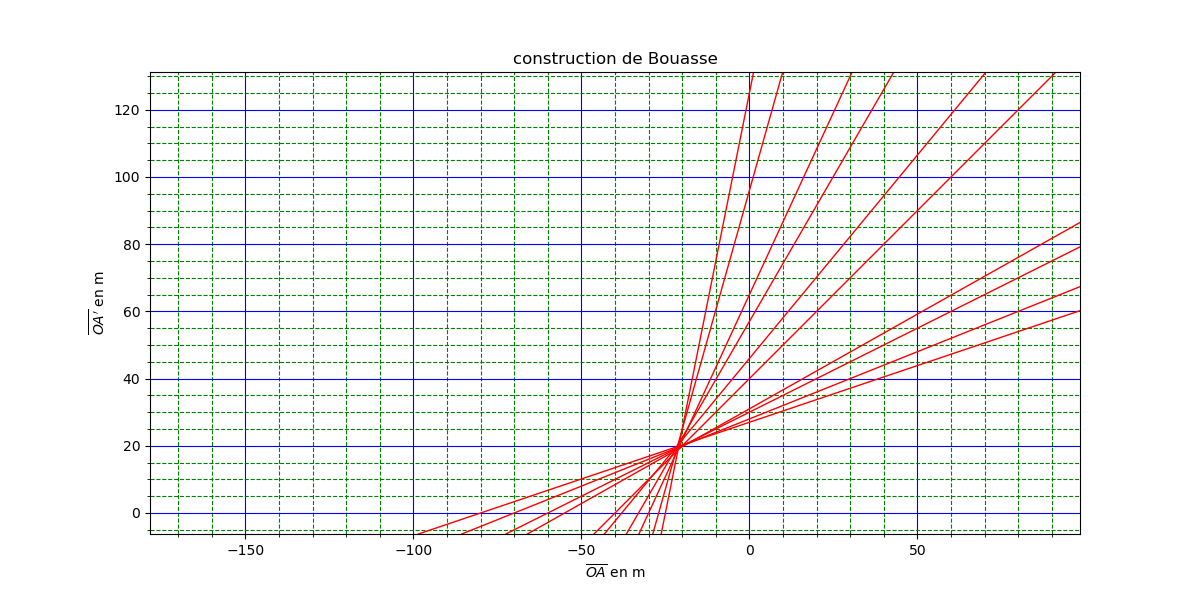

Write the Python code that produced this figure.
''' Programme développé pour réaliser la construction de Bouasse pour
    déterminer la valeur de la distance focale d'une lentille sphérique mince

    Leroy-Bury (2023)

    # les données à traiter OF et OF' sont disponibles dans un fichier au
    format csv et la distance focale est mesurée sur le graphique'''
from matplotlib.pyplot import *
from mpl_toolkits.axes_grid1 import host_subplot
import pandas as pd
import numpy as np
from Lecture_csv import LectureCSV
import sys
##
nom_fichier=input("Quel est le nom du fichier de pointage (sans l'extension .csv)? : ")+".csv"
objet,image=LectureCSV(nom_fichier)
fig, ax = subplots(num="construction de Bouasse",nrows=1, ncols=1,figsize=(12,6))
grid(visible=True, which='major', color='b', linestyle='-')
grid(visible=True, which='minor', color='g', linestyle='--')
ax.axis("equal")
minorticks_on()
title('construction de Bouasse')
xlabel(r'$\overline{OA}$ en m')
ylabel(r"$\overline{OA'}$ en m")
for i in range(0,len(objet),1):
    axline((objet[i], 0), (0, image[i]),linewidth=1, color='r')
savefig("bouasse.png")
show()
if sys.platform.startswith('darwin'):
    sys.exit()